Frame 1 (no input): blank canvas, image omitted
Frame 60 (no input): blank canvas, image omitted
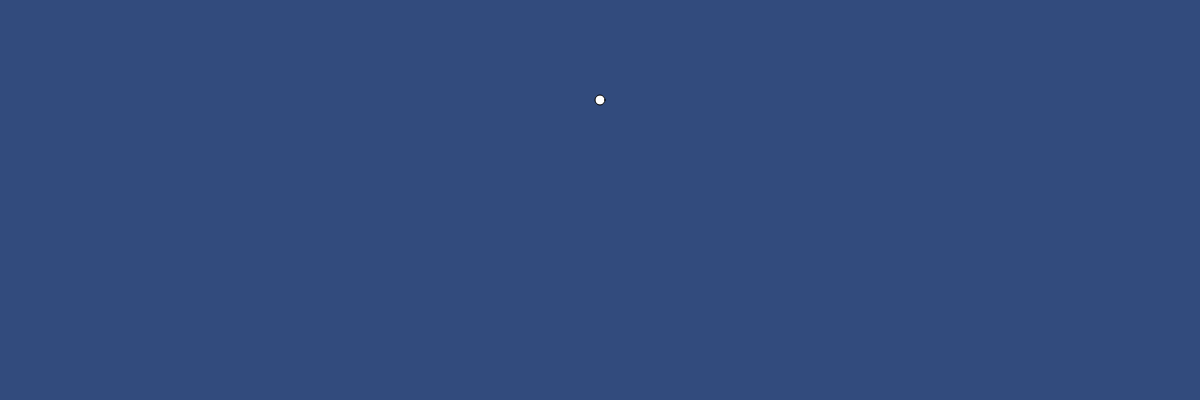
Frame 120 (the mouse pressed at the canvas centre since frame 60)

The p5.js sketch whose frames 1 and 60 were blank and that drew this single picture after the mouse press (run headless with seeded random() and noise() and a simulated clock; from frame 60 on, the mouse is pressed at the canvas centre):

// p5.js sketch
// ── sketch.js

var r = 0;
var g = 50;
var b=255;

// INITIALIZE ALL YOUR VARIABLES
// Ideally you would create 3 variables. red blue green or r, g, b


function setup(){

  createCanvas(1200,400);
}


function draw(){

  background(0,255,0);

  // change the value of Red based on the mouse movement about the X axis

  r = map(mouseX,0,1200,0,100);
  // change the value of Green based on the mouse movement about the X axis
  g = map(mouseX,0,1200,0,150);
  // change the value of Blue based on the mouse movement about the X axis
  b = map(mouseX,0,1200,0,250);

  // Use the map() function to do so. 

  // Pass the values to the background() function you have learnt previously
  background(r,g,b);

  // Create an ellipse that will move around with you mouse about the X axis
  fill ("white");
  ellipseMode("RADIUS");
  ellipse(mouseX,100,10,10);
  // Remember to fill the canvas with white paint before creating the ellipse.
}
